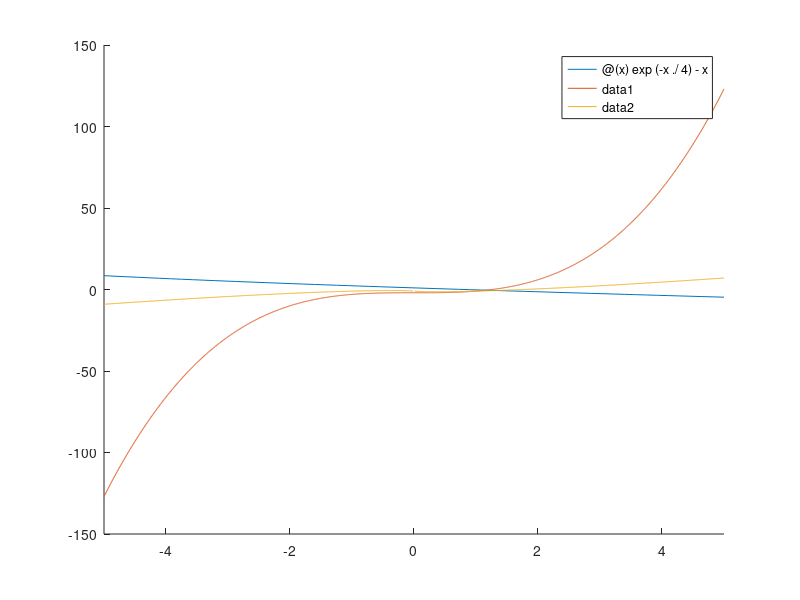

Here is the MATLAB script that generated this plot: (Note: this script raises an error after producing the figure.)
%% RISOLUZIONE DI VARI ESERCIZI PROPOSTI NELL'ESERCITAZIONE
% Dino Meng, SM3201466

%% === Slide 12
% fprintf("ESERCIZIO DELLA SLIDE 12\n")
% f = @(x) exp(-x) - 5*x;
% 
% hold on
% fplot(f, [-5, 5]);
% fplot(0, Color='Black');
% hold off 
% 
% % A posteriori decido che un buon intervallo è [-1, 1]
% [vc, k, ~, ~] = bisezione(-1, 1, 1e-8, 1e-8, 1000, f);
% 
% fprintf("\tRadice approssimata: %.9f\n", vc(end));
% fprintf("\tNumero di iterazioni effettuate: %d\n", k);
% fprintf("\tNumero di iterazioni minime previste (teoricamente): %d\n", ceil(log2(2/1e-8))-1)
% 
% input("Premere enter per continuare al prossimo esercizio\n> ")
% 
% %% == Slide 20
% fprintf("ESERCIZIO DELLA SLIDE 20\n")
% f = @(x) x.^2 - 5 * x + 6;
% df = @(x) 2 * x - 5;
% 
% hold on
% fplot(f, [-5, 5]);
% fplot(0, Color='Black');
% hold off 
% 
% % Per il calcolo della radice maggiore è conveniente scegliere un punto a destra della radice maggiore, come x_0 = 3.2
% 
% [x, iter, scarti] = newton(f,df, 3.2, 1e-8, 1000);
% 
% fprintf("\tRadice approssimata: %.9f\n", x(end));
% fprintf("\tNumero di iterazioni effettuate: %d\n", iter);
% 
% semilogy ( 1 : iter , abs ( scarti ) , 'm-*' ) 
% 
% input("Premere enter per continuare al prossimo esercizio\n> ")

%% == Slide 21
fprintf("ESERCIZIO DELLA SLIDE 21\n")
f1 = @(x) exp(-x./4)-x;
f2 = @(x) x.^3 -2;
f3 = @(x) x*log(x) - 1;

df1 = @(x) (-1./4)*exp(-x./4) - 1;
df2 = @(x) 3 * x.^2;
df3 = @(x) log(x) + 1;

hold on
fplot(f1, [-5, 5]);
fplot(f2, [-5, 5]);
fplot(f3, [-5, 5]);
fplot(@(x) 0*x, Color='Black');

legend("$exp(-x/4)-x$", "$x^3-2$", "$x*log x - 1$")
hold off 

% Intervalli Scelti:
% f1 -> 0.7, 0.9
% f2 -> 1.24, 1.28
% f3 -> 1.65, 1.85
a1 = 0.7; b1=0.9;
a2 = 1.24; b2=1.28;
a3 = 1.65; b3=1.85;

% Punti iniziali scelti:
% f1 -> 0.7
% f2 -> 1.4
% f3 -> 2
x0_1 = 0.7; x0_2 = 1.4; x0_3 = 2;

fid = fopen("./tables/esercizio_slide_21.csv", "w");
fprintf(fid, "name\tmethod\tx\tn_iter\n");

% Definisco una function ausiliaria per svolgere ogni sottoesercizio
function solver(f, df, a, b, x0, name, fid)
    figure()
    fprintf("RISOLVENDO FUNZIONE %s\n", name);
    [x_bis, iter_bis, ~, res_bis] = bisezione(a, b, 1e-8, 1e-8, 1000, f);
    [x_new, iter_new, sc_bis] = newton(f, df, x0, 1e-8, 1000);

    fprintf("METODO DELLA BISEZIONE\n")
    fprintf("\tSOLUZIONE APPROSSIMATA: %.9f\n\tITERAZIONI: %d\n", x_bis(end), iter_bis);
    fprintf("METODO DI NEWTON-RAPHSON\n")
    fprintf("\tSOLUZIONE APPROSSIMATA: %.9f\n\tITERAZIONI: %d\n", x_new(end), iter_new);

    semilogy(abs(res_bis));
    hold on;
    semilogy(abs(sc_bis));
    legend("Residui Pesati Bisezione", "Scarti Newton")
    hold off;

    fprintf(fid, "%s\tBISEZIONE\t%.9f\t%d\n", name, x_bis(end), iter_bis);
    fprintf(fid, "%s\tNEWTON-RAPHSON\t%.9f\t%d\n", name, x_new(end), iter_new);

    input("Premere enter per terminare\n> ")
end

solver(f1, df1, a1, b1, x0_1, "f1", fid);
solver(f2, df2, a2, b2, x0_2, "f2", fid);
solver(f3, df3, a3, b3, x0_3, "f3", fid);
fclose(fid);
